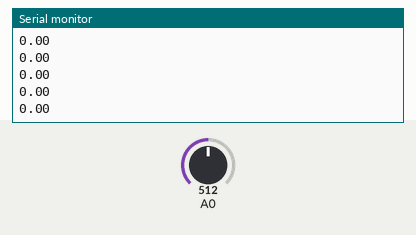
Bench run of a sketch on a simulated Arduino Uno, built with avr-gcc and run on an emulated ATmega328P. Shown: the last lines printed to the serial monitor. The test bench sets the inputs (shaded band); at power-on: A0 = 512.

Above: at 2.2 s.
2.3 s: A0 set to 716
At 2.45 s:
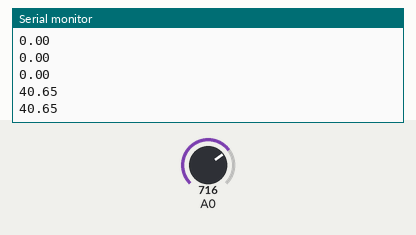
3.8 s: A0 set to 900
At 3.89 s:
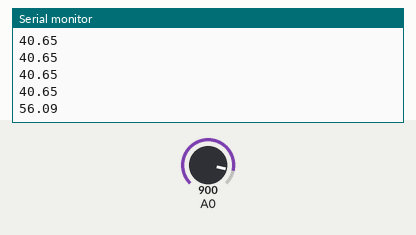
Timing chart, 0 to 6.8 s (numbered marks = the images above; inputs shaded):
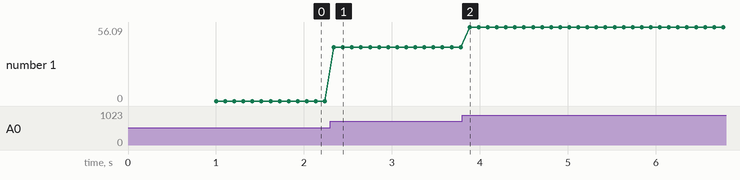

Measured:
- after the input at 2.3 s, the serial monitor: prints a new line at once (image 1)
- after the input at 3.8 s, the serial monitor: prints a new line after 0.08 s (image 2)
- plotted number 1: 0 → 40.65 after the input at 2.3 s, 40.65 → 56 after the input at 3.8 s

The sketch:

asi_calc_v2.ino
```cpp
// Credit for this code goes to:
// https://makersportal.com/blog/2019/02/06/arduino-pitot-tube-wind-speed-theory-and-experiment
// Routine for calculating the velocity from
// a pitot tube and MPXV7002DP pressure differential sensor

float V_0 = 3.3; // supply voltage to the pressure sensor
float rho = 1.204; // density of air

// parameters for averaging and offset
int offset = 0;
int offset_size = 10;
int veloc_mean_size = 20;
int zero_span = 2;

// setup and calculate offset
void setup() {
  Serial.begin(9600);
  delay(1000);
  for (int ii=0;ii<offset_size;ii++){
    offset += analogRead(A0)-(1023/2);
  }
  offset /= offset_size;
}

void loop() {
  float adc_avg = 0; float veloc = 0.0;

  // average a few ADC readings for stability
  for (int ii=0;ii<veloc_mean_size;ii++){
    adc_avg+= analogRead(A0)-offset;
  }
  adc_avg/=veloc_mean_size;

  // make sure if the ADC reads below 512, then we equate it to a negative velocity
  if (adc_avg>512-zero_span and adc_avg<512+zero_span){
  } else{
    if (adc_avg<512){
      veloc = -sqrt((-10000.0*((adc_avg/1023.0)-0.5))/rho);
    } else{
      veloc = sqrt((10000.0*((adc_avg/1023.0)-0.5))/rho);
    }
 }
  Serial.println(veloc); // print velocity
  delay(100); // delay for stability
}
```
